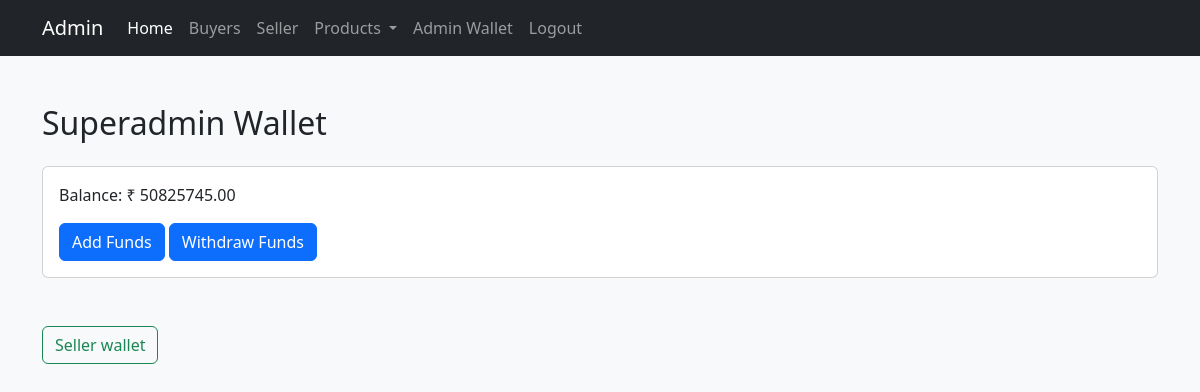
Before: /superadmin/superadmin_wallet/ (signed in) with the older database file.
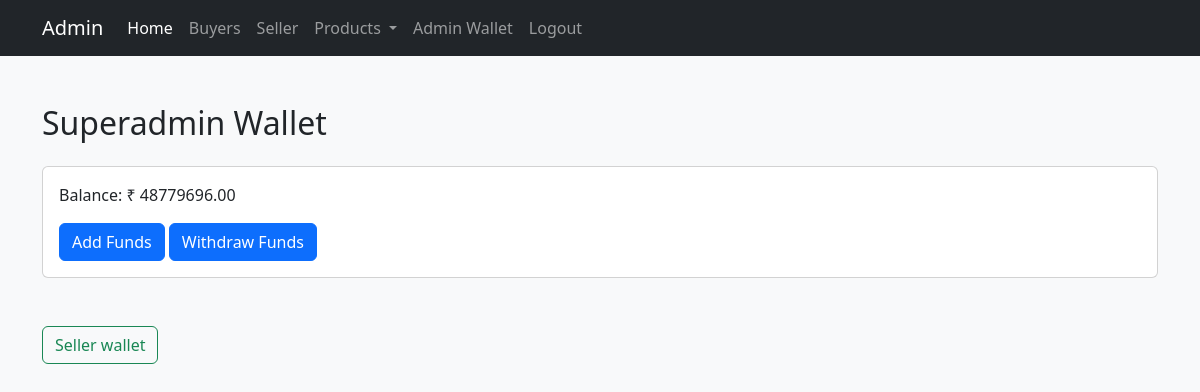
After: the same page with the newer database file.
### superadmin/models.py (models this page shows, shortened)
class Wallet(models.Model):
    balance = models.DecimalField(decimal_places=2, max_digits=12)
    walletuser = models.OneToOneField(User, on_delete=models.CASCADE)
    user_type = models.CharField(
        max_length=10,
        choices=[
            ("seller", "Seller"),
            ("buyer", "Buyer"),
            ("superadmin", "Superadmin"),
        ],
    )

### superadmin/views.py (the view)
# urls.py: path("superadmin_wallet/", views.superadmin_wallet, name="superadmin_wallet"),
def superadmin_wallet(request):
    superadmin_wallet = Wallet.objects.get(walletuser=request.user)
    return render(
        request, "superadmin_wallet.html", {"superadmin_wallet": superadmin_wallet}
    )

### buyer/context_processors.py (called while the page is built)
def cart_item_count(request):
    user = request.user
    if user.is_authenticated:
        cart_item_count = 0
        cart = CartItem.objects.filter(user_id=user.id)
        for c in cart:
            cart_item_count = cart_item_count + c.quantity
    else:
        cart_item_count = 0
    return {"cart_item_count": cart_item_count}

### templates/superadmin_wallet.html
{% include "superadmin_nav.html" %}
<body class="bg-light">
    <div class="container my-5">
        <h2 class="mb-4">Superadmin Wallet</h2>
        <div class="card">
            <div class="card-body">
                <p class="card-text">Balance: ₹ {{ superadmin_wallet.balance }}</p>
                <a href="/superadmin/superadmin_add_funds/" class="btn btn-primary">Add Funds</a>
                <a href="/superadmin/superadmin_deduct_funds/" class="btn btn-primary">Withdraw Funds</a>
            </div>
        </div>
        <br><br>
        <div> <a href="/superadmin/walletwise_seller/"><button class="btn btn-outline-success">Seller
                    wallet</button></a></div>
    </div>

Changed rows visible on the page:
changed Wallet: balance "50825745.00" → "48779696.00"
